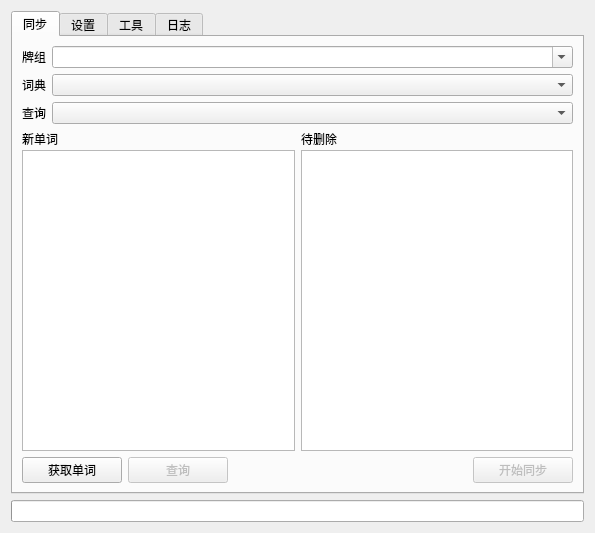
<?xml version="1.0" encoding="UTF-8"?>
<ui version="4.0">
 <class>Dialog</class>
 <widget class="QDialog" name="Dialog">
  <property name="geometry">
   <rect>
    <x>0</x>
    <y>0</y>
    <width>595</width>
    <height>533</height>
   </rect>
  </property>
  <property name="windowTitle">
   <string>Dialog</string>
  </property>
  <layout class="QVBoxLayout" name="main_layout">
   <item>
    <widget class="QTabWidget" name="tabWidget">
     <property name="autoFillBackground">
      <bool>false</bool>
     </property>
     <property name="currentIndex">
      <number>0</number>
     </property>
     <widget class="QWidget" name="mainTab">
      <attribute name="title">
       <string>同步</string>
      </attribute>
      <layout class="QGridLayout" name="gridLayout_4">
       <item row="4" column="4">
        <widget class="QPushButton" name="syncBtn">
         <property name="enabled">
          <bool>false</bool>
         </property>
         <property name="sizePolicy">
          <sizepolicy hsizetype="Fixed" vsizetype="Minimum">
           <horstretch>0</horstretch>
           <verstretch>0</verstretch>
          </sizepolicy>
         </property>
         <property name="minimumSize">
          <size>
           <width>100</width>
           <height>0</height>
          </size>
         </property>
         <property name="text">
          <string>开始同步</string>
         </property>
        </widget>
       </item>
       <item row="0" column="0" colspan="5">
        <layout class="QHBoxLayout" name="deckLayout">
         <item>
          <widget class="QLabel" name="deckLabel">
           <property name="sizePolicy">
            <sizepolicy hsizetype="Fixed" vsizetype="Fixed">
             <horstretch>0</horstretch>
             <verstretch>0</verstretch>
            </sizepolicy>
           </property>
           <property name="text">
            <string>牌组</string>
           </property>
          </widget>
         </item>
         <item>
          <widget class="QComboBox" name="deckComboBox">
           <property name="sizePolicy">
            <sizepolicy hsizetype="Preferred" vsizetype="Fixed">
             <horstretch>0</horstretch>
             <verstretch>0</verstretch>
            </sizepolicy>
           </property>
           <property name="editable">
            <bool>true</bool>
           </property>
          </widget>
         </item>
        </layout>
       </item>
       <item row="3" column="0" colspan="5">
        <layout class="QHBoxLayout" name="horizontalLayout">
         <item>
          <layout class="QVBoxLayout" name="verticalLayout">
           <property name="spacing">
            <number>2</number>
           </property>
           <item>
            <widget class="QLabel" name="label">
             <property name="text">
              <string>新单词</string>
             </property>
            </widget>
           </item>
           <item>
            <widget class="QListWidget" name="newWordListWidget">
             <property name="alternatingRowColors">
              <bool>true</bool>
             </property>
             <property name="selectionMode">
              <enum>QAbstractItemView::MultiSelection</enum>
             </property>
            </widget>
           </item>
          </layout>
         </item>
         <item>
          <layout class="QVBoxLayout" name="verticalLayout_2">
           <property name="spacing">
            <number>2</number>
           </property>
           <property name="sizeConstraint">
            <enum>QLayout::SetDefaultConstraint</enum>
           </property>
           <item>
            <widget class="QLabel" name="label_2">
             <property name="text">
              <string>待删除</string>
             </property>
            </widget>
           </item>
           <item>
            <widget class="QListWidget" name="needDeleteWordListWidget">
             <property name="alternatingRowColors">
              <bool>true</bool>
             </property>
            </widget>
           </item>
          </layout>
         </item>
        </layout>
       </item>
       <item row="2" column="0" colspan="5">
        <layout class="QHBoxLayout" name="apiLayout">
         <item>
          <widget class="QLabel" name="apiLabel">
           <property name="sizePolicy">
            <sizepolicy hsizetype="Fixed" vsizetype="Fixed">
             <horstretch>0</horstretch>
             <verstretch>0</verstretch>
            </sizepolicy>
           </property>
           <property name="text">
            <string>查询</string>
           </property>
          </widget>
         </item>
         <item>
          <widget class="QComboBox" name="apiComboBox">
           <property name="sizePolicy">
            <sizepolicy hsizetype="Preferred" vsizetype="Fixed">
             <horstretch>0</horstretch>
             <verstretch>0</verstretch>
            </sizepolicy>
           </property>
          </widget>
         </item>
        </layout>
       </item>
       <item row="1" column="0" colspan="5">
        <layout class="QHBoxLayout" name="dictionaryLayout">
         <item>
          <widget class="QLabel" name="dictionaryLabel">
           <property name="sizePolicy">
            <sizepolicy hsizetype="Fixed" vsizetype="Fixed">
             <horstretch>0</horstretch>
             <verstretch>0</verstretch>
            </sizepolicy>
           </property>
           <property name="text">
            <string>词典</string>
           </property>
          </widget>
         </item>
         <item>
          <widget class="QComboBox" name="dictionaryComboBox">
           <property name="sizePolicy">
            <sizepolicy hsizetype="Preferred" vsizetype="Fixed">
             <horstretch>0</horstretch>
             <verstretch>0</verstretch>
            </sizepolicy>
           </property>
          </widget>
         </item>
        </layout>
       </item>
       <item row="4" column="0">
        <widget class="QPushButton" name="pullRemoteWordsBtn">
         <property name="sizePolicy">
          <sizepolicy hsizetype="Fixed" vsizetype="Minimum">
           <horstretch>0</horstretch>
           <verstretch>0</verstretch>
          </sizepolicy>
         </property>
         <property name="minimumSize">
          <size>
           <width>100</width>
           <height>0</height>
          </size>
         </property>
         <property name="text">
          <string>获取单词</string>
         </property>
        </widget>
       </item>
       <item row="4" column="1">
        <widget class="QPushButton" name="queryBtn">
         <property name="enabled">
          <bool>false</bool>
         </property>
         <property name="sizePolicy">
          <sizepolicy hsizetype="Fixed" vsizetype="Minimum">
           <horstretch>0</horstretch>
           <verstretch>0</verstretch>
          </sizepolicy>
         </property>
         <property name="minimumSize">
          <size>
           <width>100</width>
           <height>0</height>
          </size>
         </property>
         <property name="text">
          <string>查询</string>
         </property>
        </widget>
       </item>
      </layout>
     </widget>
     <widget class="QWidget" name="settingTab">
      <attribute name="title">
       <string>设置</string>
      </attribute>
      <layout class="QGridLayout" name="gridLayout_2">
       <item row="1" column="0" colspan="2">
        <widget class="QGroupBox" name="defaultConfigGroupBox">
         <property name="title">
          <string>默认设置</string>
         </property>
         <layout class="QGridLayout" name="gridLayout">
          <item row="0" column="1">
           <widget class="QCheckBox" name="sentenceCheckBox">
            <property name="text">
             <string>例句</string>
            </property>
            <property name="checked">
             <bool>true</bool>
            </property>
           </widget>
          </item>
          <item row="0" column="0">
           <widget class="QCheckBox" name="definitionCheckBox">
            <property name="text">
             <string>释义</string>
            </property>
            <property name="checked">
             <bool>true</bool>
            </property>
           </widget>
          </item>
          <item row="5" column="2">
           <widget class="QRadioButton" name="noPronRadioButton">
            <property name="text">
             <string>无发音</string>
            </property>
            <property name="checked">
             <bool>true</bool>
            </property>
           </widget>
          </item>
          <item row="0" column="2">
           <widget class="QCheckBox" name="phraseCheckBox">
            <property name="text">
             <string>短语</string>
            </property>
            <property name="checked">
             <bool>true</bool>
            </property>
           </widget>
          </item>
          <item row="5" column="0">
           <widget class="QRadioButton" name="BrEPronRadioButton">
            <property name="text">
             <string>英式发音</string>
            </property>
            <property name="checked">
             <bool>false</bool>
            </property>
           </widget>
          </item>
          <item row="5" column="1">
           <widget class="QRadioButton" name="AmEPronRadioButton">
            <property name="text">
             <string>美式发音</string>
            </property>
           </widget>
          </item>
          <item row="1" column="1">
           <widget class="QCheckBox" name="BrEPhoneticCheckBox">
            <property name="text">
             <string>英式英标</string>
            </property>
            <property name="checked">
             <bool>true</bool>
            </property>
           </widget>
          </item>
          <item row="1" column="2">
           <widget class="QCheckBox" name="AmEPhoneticCheckBox">
            <property name="text">
             <string>美式英标</string>
            </property>
            <property name="checked">
             <bool>true</bool>
            </property>
           </widget>
          </item>
          <item row="1" column="0">
           <widget class="QCheckBox" name="imageCheckBox">
            <property name="text">
             <string>图片</string>
            </property>
            <property name="checked">
             <bool>true</bool>
            </property>
           </widget>
          </item>
         </layout>
        </widget>
       </item>
       <item row="0" column="0" colspan="2">
        <widget class="QGroupBox" name="credentialGroupBox">
         <property name="title">
          <string>账号设置</string>
         </property>
         <layout class="QGridLayout" name="gridLayout_3">
          <item row="0" column="0" colspan="2">
           <widget class="QLabel" name="currentDictionaryLabel">
            <property name="sizePolicy">
             <sizepolicy hsizetype="Preferred" vsizetype="Fixed">
              <horstretch>0</horstretch>
              <verstretch>0</verstretch>
             </sizepolicy>
            </property>
            <property name="text">
             <string>当前选择词典: </string>
            </property>
           </widget>
          </item>
          <item row="1" column="0">
           <widget class="QLabel" name="usernameLabel">
            <property name="text">
             <string>账号</string>
            </property>
            <property name="alignment">
             <set>Qt::AlignLeading|Qt::AlignLeft|Qt::AlignVCenter</set>
            </property>
           </widget>
          </item>
          <item row="1" column="1">
           <widget class="QLineEdit" name="usernameLineEdit">
            <property name="sizePolicy">
             <sizepolicy hsizetype="Expanding" vsizetype="Fixed">
              <horstretch>0</horstretch>
              <verstretch>0</verstretch>
             </sizepolicy>
            </property>
           </widget>
          </item>
          <item row="2" column="0">
           <widget class="QLabel" name="passwordLabel">
            <property name="text">
             <string>密码</string>
            </property>
            <property name="alignment">
             <set>Qt::AlignLeading|Qt::AlignLeft|Qt::AlignVCenter</set>
            </property>
           </widget>
          </item>
          <item row="2" column="1">
           <widget class="QLineEdit" name="passwordLineEdit">
            <property name="sizePolicy">
             <sizepolicy hsizetype="Expanding" vsizetype="Fixed">
              <horstretch>0</horstretch>
              <verstretch>0</verstretch>
             </sizepolicy>
            </property>
            <property name="echoMode">
             <enum>QLineEdit::PasswordEchoOnEdit</enum>
            </property>
           </widget>
          </item>
          <item row="3" column="0">
           <widget class="QLabel" name="cookieLabel">
            <property name="text">
             <string>Cookie</string>
            </property>
            <property name="alignment">
             <set>Qt::AlignLeading|Qt::AlignLeft|Qt::AlignVCenter</set>
            </property>
           </widget>
          </item>
          <item row="3" column="1">
           <widget class="QLineEdit" name="cookieLineEdit">
            <property name="sizePolicy">
             <sizepolicy hsizetype="Expanding" vsizetype="Fixed">
              <horstretch>0</horstretch>
              <verstretch>0</verstretch>
             </sizepolicy>
            </property>
            <property name="placeholderText">
             <string>选填</string>
            </property>
            <property name="clearButtonEnabled">
             <bool>true</bool>
            </property>
           </widget>
          </item>
         </layout>
        </widget>
       </item>
      </layout>
     </widget>
     <widget class="QWidget" name="utilitiesTab">
      <attribute name="title">
       <string>工具</string>
      </attribute>
      <layout class="QGridLayout" name="gridLayout_5">
       <item row="1" column="0">
        <widget class="QGroupBox" name="dangerZoneGroupBox">
         <property name="styleSheet">
          <string notr="true">color: red</string>
         </property>
         <property name="title">
          <string>Danger Zone</string>
         </property>
         <layout class="QFormLayout" name="formLayout_2">
          <item row="0" column="0">
           <widget class="QPushButton" name="btnBackwardTemplate">
            <property name="toolTip">
             <string>Add or Delete Backward Template. (This would affect all cards in current deck)</string>
            </property>
            <property name="text">
             <string>Add/Delete Backward Template</string>
            </property>
           </widget>
          </item>
          <item row="0" column="1">
           <widget class="QPushButton" name="btnReset">
            <property name="toolTip">
             <string>Reset sync history. (Words only deleted in Anki would be added again in next sync)</string>
            </property>
            <property name="text">
             <string>Reset Sync History</string>
            </property>
           </widget>
          </item>
         </layout>
        </widget>
       </item>
       <item row="0" column="0">
        <widget class="QGroupBox" name="utilitiesGroupBox">
         <property name="title">
          <string>Utilities</string>
         </property>
         <layout class="QFormLayout" name="formLayout">
          <item row="0" column="0">
           <widget class="QPushButton" name="btnDownloadMissingAssets">
            <property name="toolTip">
             <string>Check words in selected deck and download missing assets (images, audio files, etc.)</string>
            </property>
            <property name="text">
             <string>Download Missing Assets</string>
            </property>
           </widget>
          </item>
          <item row="0" column="1">
           <widget class="QPushButton" name="btnExportAudio">
            <property name="toolTip">
             <string>Export all words in selected deck into a single audio file. (macOS only)</string>
            </property>
            <property name="text">
             <string>Export Audio (macOS only)</string>
            </property>
           </widget>
          </item>
         </layout>
        </widget>
       </item>
      </layout>
     </widget>
     <widget class="QWidget" name="logTab">
      <attribute name="title">
       <string>日志</string>
      </attribute>
     </widget>
    </widget>
   </item>
   <item>
    <widget class="QProgressBar" name="progressBar">
     <property name="value">
      <number>0</number>
     </property>
     <property name="textVisible">
      <bool>false</bool>
     </property>
    </widget>
   </item>
  </layout>
 </widget>
 <resources/>
 <connections/>
</ui>
